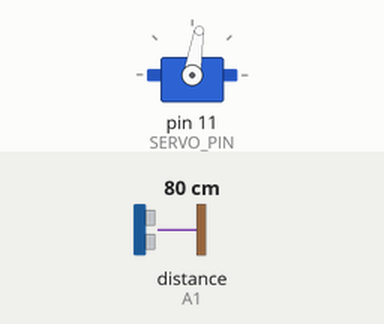
Recording of a sketch running on a simulated Arduino Uno, built with avr-gcc and run on an emulated ATmega328P. Parts: servo. Wiring (inferred from the names in the program): ultrasonic range finder: trigger A0; echo A1. The test bench sets the inputs (shaded band); at power-on: distance to the obstacle (sensor on A1) 80 cm. The echo pulse lasts 58.3 µs per cm; what the sketch prints to the serial monitor is not drawn.

Above: at 1.6 s.
1.7 s: distance to the obstacle (sensor on A1) set to 2 cm
4.1 s: distance to the obstacle (sensor on A1) set to 35 cm
6.1 s: distance to the obstacle (sensor on A1) set to 41 cm
At 7.31 s:
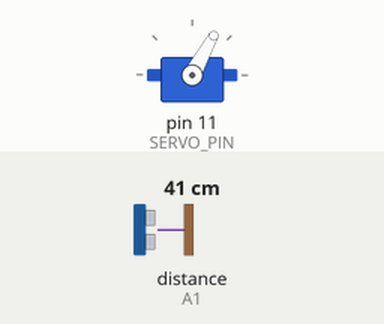
9.1 s: distance to the obstacle (sensor on A1) set to 250 cm
At 10.2 s:
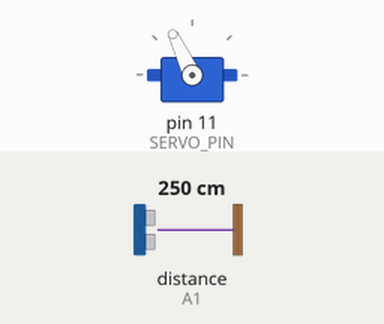
12.1 s: distance to the obstacle (sensor on A1) set to 18 cm
At 12.1 s:
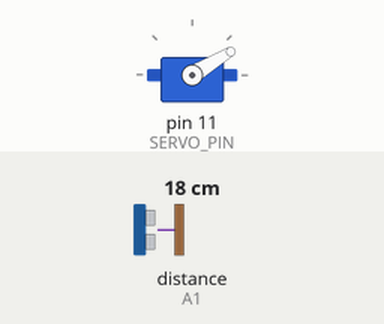
Timing chart, 0 to 14.6 s (numbered marks = the images above; inputs shaded):
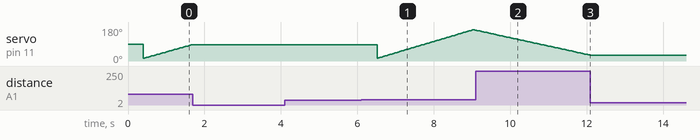

Measured:
- after the input at 1.7 s, servo on pin 11 (SERVO_PIN): stays 87° (without the input it goes to 89° after 0.01 s)
- after the input at 4.1 s, every drawn part: stays the same
- after the input at 12.1 s, servo on pin 11 (SERVO_PIN): stops changing and stays 31°

The sketch:

air_defense_tracking_system.ino
```cpp
/*
  Automatic Air Defense Tracking System

  A servo sweeps an HC-SR04 ultrasonic sensor back and forth like a small radar.
  At each angle it measures the distance and sends "angle,distance." over serial
  so a Processing sketch can draw it. When a target comes within DETECT_RANGE it
  stops sweeping and keeps pointing at the target until it goes away, then it
  starts scanning again.

  Uses one servo, so it only pans left and right.

  Noor Fatima, Computer Engineering, NUST (SEECS)

  Pins are set below to match docs/wiring.md.
*/

#include <Servo.h>

// ---------- Pin map (see docs/wiring.md) ----------
const int TRIG_PIN  = A0;
const int ECHO_PIN  = A1;
const int SERVO_PIN = 11;

// ---------- Sweep + detection settings ----------
const int  SWEEP_MIN   = 15;    // servo sweep limits (degrees)
const int  SWEEP_MAX   = 165;
const int  STEP        = 2;     // degrees per step
const long DETECT_RANGE = 40;   // cm - a target closer than this is "acquired"
const int  LOCK_HOLD_MS = 400;  // how long to keep aiming after last detection

Servo panServo;

void setup() {
  Serial.begin(9600);
  pinMode(TRIG_PIN, OUTPUT);
  pinMode(ECHO_PIN, INPUT);
  panServo.attach(SERVO_PIN);
  panServo.write((SWEEP_MIN + SWEEP_MAX) / 2);
  delay(400);
}

void loop() {
  // Sweep across the field. sweepAndScan returns the bearing of a detected
  // target, or -1 if the field is clear this pass.
  int target = sweepAndScan(SWEEP_MIN, SWEEP_MAX,  STEP);   // left → right
  if (target >= 0) { trackTarget(target); return; }

  target = sweepAndScan(SWEEP_MAX, SWEEP_MIN, -STEP);       // right → left
  if (target >= 0) { trackTarget(target); }
}

// Sweep between two angles, reporting each reading. Returns the first angle at
// which a target falls inside DETECT_RANGE, or -1 if none.
int sweepAndScan(int from, int to, int step) {
  for (int angle = from; (step > 0) ? angle <= to : angle >= to; angle += step) {
    panServo.write(angle);
    delay(30);                       // let the servo reach the angle
    long d = readDistance();
    report(angle, d);
    if (d > 0 && d < DETECT_RANGE) return angle;
  }
  return -1;
}

// Hold aim on an acquired target. Keeps re-measuring at the locked bearing and
// releases once the target has been gone for LOCK_HOLD_MS.
void trackTarget(int bearing) {
  panServo.write(bearing);
  unsigned long lastSeen = millis();
  while (millis() - lastSeen < LOCK_HOLD_MS) {
    long d = readDistance();
    report(bearing, d);
    if (d > 0 && d < DETECT_RANGE) lastSeen = millis();  // still locked
    delay(40);
  }
}

// HC-SR04 distance in cm. Returns 0 on timeout (nothing in range).
long readDistance() {
  digitalWrite(TRIG_PIN, LOW);
  delayMicroseconds(2);
  digitalWrite(TRIG_PIN, HIGH);
  delayMicroseconds(10);
  digitalWrite(TRIG_PIN, LOW);

  long duration = pulseIn(ECHO_PIN, HIGH, 25000UL);
  if (duration == 0) return 0;
  return duration * 0.0343 / 2;
}

// Stream "angle,distance." - the format a Processing radar sketch expects.
void report(int angle, long distance) {
  Serial.print(angle);
  Serial.print(",");
  Serial.print(distance);
  Serial.print(".");
}
```
